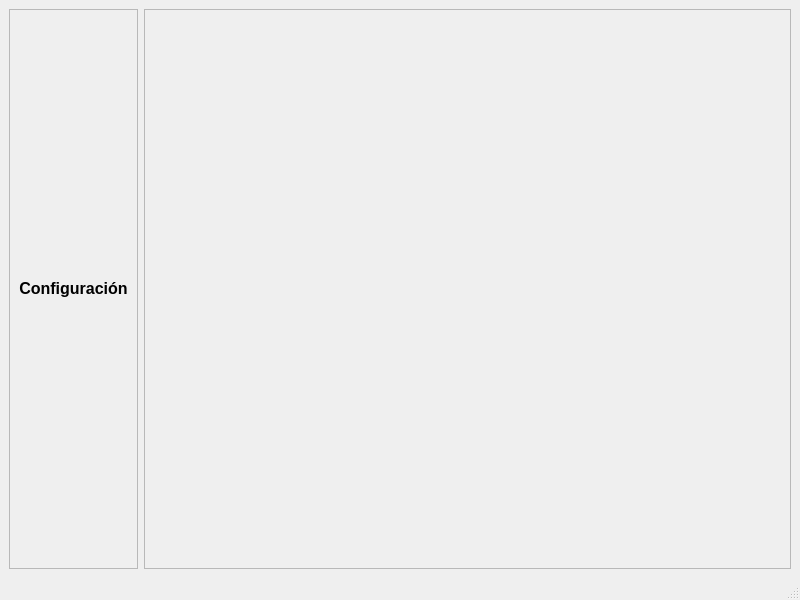
<?xml version="1.0" encoding="UTF-8"?>
<ui version="4.0">
 <class>MainWindow</class>
 <widget class="QMainWindow" name="MainWindow">
  <property name="geometry">
   <rect>
    <x>0</x>
    <y>0</y>
    <width>800</width>
    <height>600</height>
   </rect>
  </property>
  <property name="windowTitle">
   <string>MainWindow</string>
  </property>
  <widget class="QWidget" name="centralwidget">
   <layout class="QHBoxLayout" name="horizontalLayout">
    <item>
     <widget class="QFrame" name="frame_conf">
      <property name="sizePolicy">
       <sizepolicy hsizetype="Maximum" vsizetype="Preferred">
        <horstretch>0</horstretch>
        <verstretch>0</verstretch>
       </sizepolicy>
      </property>
      <property name="frameShape">
       <enum>QFrame::Shape::StyledPanel</enum>
      </property>
      <property name="frameShadow">
       <enum>QFrame::Shadow::Raised</enum>
      </property>
      <layout class="QVBoxLayout" name="conf_layout">
       <item>
        <widget class="QLabel" name="label">
         <property name="sizePolicy">
          <sizepolicy hsizetype="Preferred" vsizetype="Maximum">
           <horstretch>0</horstretch>
           <verstretch>0</verstretch>
          </sizepolicy>
         </property>
         <property name="font">
          <font>
           <pointsize>12</pointsize>
           <bold>true</bold>
          </font>
         </property>
         <property name="text">
          <string>Configuración</string>
         </property>
         <property name="alignment">
          <set>Qt::AlignmentFlag::AlignCenter</set>
         </property>
        </widget>
       </item>
      </layout>
     </widget>
    </item>
    <item>
     <widget class="QFrame" name="frame_grafs">
      <property name="frameShape">
       <enum>QFrame::Shape::StyledPanel</enum>
      </property>
      <property name="frameShadow">
       <enum>QFrame::Shadow::Raised</enum>
      </property>
      <layout class="QVBoxLayout" name="graf_layout"/>
     </widget>
    </item>
   </layout>
  </widget>
  <widget class="QMenuBar" name="menubar">
   <property name="geometry">
    <rect>
     <x>0</x>
     <y>0</y>
     <width>800</width>
     <height>20</height>
    </rect>
   </property>
  </widget>
  <widget class="QStatusBar" name="statusbar"/>
 </widget>
 <resources/>
 <connections/>
</ui>
